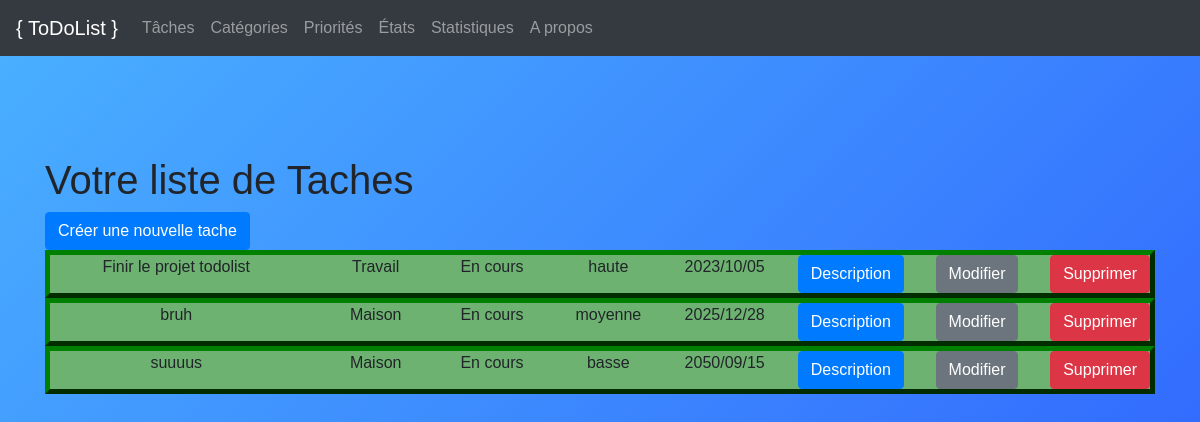
The page /afficher on the database as committed earlier.
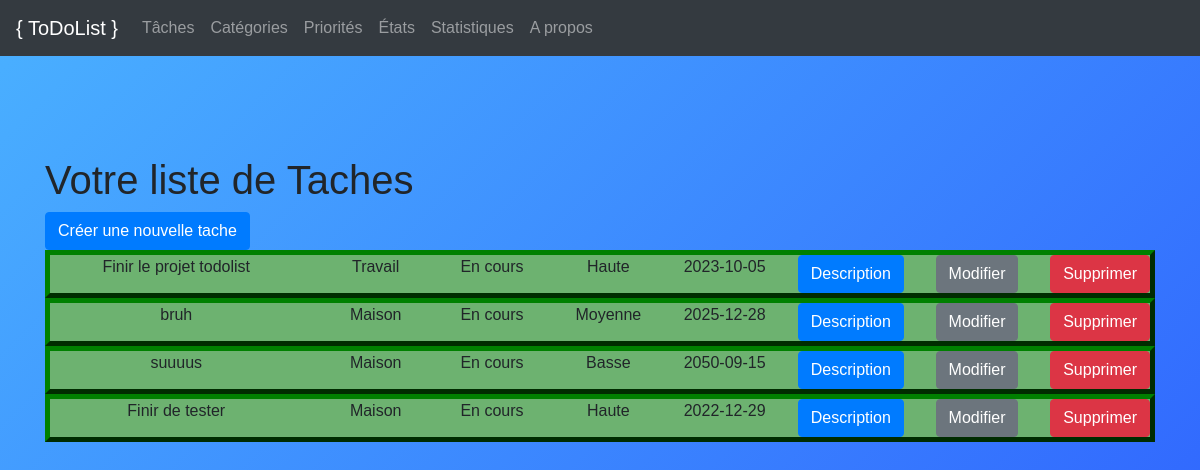
The same page on the database as committed later.
### tables this page shows
CREATE TABLE "Taches" (
	"idTache"	INTEGER PRIMARY KEY AUTOINCREMENT,
	"nom"	TEXT NOT NULL CHECK(length(nom)<=50),
	"description"	TEXT NOT NULL DEFAULT 'default',
	"idCategorie"	INTEGER,
	"idEtat"	INTEGER,
	"idPriorite"	INTEGER,
	"dateLimite"	TEXT NOT NULL,
	"dateFin"	TEXT,
	FOREIGN KEY("idCategorie") REFERENCES "Categorie"("idCategorie"),
	FOREIGN KEY("idEtat") REFERENCES "Etat"("idEtat"),
	FOREIGN KEY("idPriorite") REFERENCES "Priorite"("idPriorite")
);

CREATE TABLE "Categorie" (
	"idCategorie"	INTEGER PRIMARY KEY AUTOINCREMENT,
	"nom"	TEXT NOT NULL
);

CREATE TABLE "Etat" (
	"idEtat"	INTEGER PRIMARY KEY AUTOINCREMENT,
	"nom"	TEXT NOT NULL
);

CREATE TABLE "Priorite" (
	"idPriorite"	INTEGER PRIMARY KEY AUTOINCREMENT,
	"nom"	TEXT NOT NULL
);

### main.py (the view)
@app.route("/afficher")
def afficher():
    return render_template('afficher.html', taches=database.getTaches())

### Tache.py (called while the page is built)
    def getCategorie(self):
        return self.database.getCategories()[self.idCategorie-1]

    def getPriorite(self):
        return self.database.getPriorites()[self.idPriorite-1]

    def getEtat(self):
        return self.database.getEtats()[self.idEtat-1]

### bdd.py (called while the page is built)
    def getTaches(self, filtre=True):
        data = (self.cursor.execute("""
        SELECT *
        FROM Taches
        WHERE idEtat != 3
        """).fetchall()
                if filtre else
                self.cursor.execute("""
        SELECT *
        FROM Taches
        """).fetchall())
        return [Tache.Tache(*i, self) for i in data]

    def getCategories(self):
        return [i[0] for i in self.cursor.execute("""SELECT nom FROM Categorie""").fetchall()]

    def getEtats(self):
        return [i[0] for i in self.cursor.execute("""SELECT nom FROM Etat""").fetchall()]

    def getPriorites(self):
        return [i[0] for i in self.cursor.execute("""SELECT nom FROM Priorite""").fetchall()]

### templates/afficher.html (shortened to what this page needs)
{% extends "base.html" %}
{% block contenu %}
    <h1>Votre liste de Taches</h1>
    <a href="/nouvelle-tache"><button class="btn btn-primary">Créer une nouvelle tache</button></a>
    {% for tache in taches %}
        <div class="myDiv">
            <div class="row">
                <div class="col-3">
                    {{ tache.nom }}
                </div>
                <div class="col">
                    {{ tache.getCategorie() }}
                </div>
                <div class="col">
                    {{ tache.getEtat() }}
                </div>
                <div class="col">
                    {{ tache.getPriorite() }}
                </div>
                <div class="col">
                    {{ tache.dateLimite }}
                </div>
                <div class="col">
                    <button type="button" class="btn btn-primary" data-toggle="modal" data-target="#descriptionModal"
                            data-description="{{ tache.description }}">
                        Description
                    </button>
                </div>
                <div class="col">
                    <a href="/modifier-tache/{{ tache.idTache }}">
                        <button type="button" class="btn btn-secondary">Modifier</button>
                    </a>
                </div>
                <div class="col">
                        <button type="button" class="btn btn-danger" data-toggle="modal" data-target="#deletionModal" data-id="{{ tache.idTache }}">Supprimer</button>
                </div>
            </div>
        </div>
    {% endfor %}
{% endblock %}

### templates/base.html (shortened to what this page needs)
<!doctype html>
<html lang="fr">
<head>
    <link rel="stylesheet" href="{{ url_for('static', filename='css/Base.css') }}">
    <link rel="stylesheet" href="https://stackpath.bootstrapcdn.com/bootstrap/4.4.1/css/bootstrap.min.css"
>
</head>
<body>
<nav class="navbar navbar-expand-lg navbar-dark bg-dark">
    <a class="navbar-brand" href="/">{ ToDoList }</a>
    <div class="collapse navbar-collapse" id="navbarsExampleDefault">
        <ul class="navbar-nav mr-auto">
            <li class="nav-item">
                <a class="nav-link" href="/afficher">Tâches</a>
            </li>
            <li class="nav-item">
                <a class="nav-link" href="/categories">Catégories</a>
            </li>
            <li class="nav-item">
                <a class="nav-link" href="/priorites">Priorités</a>
            </li>
            <li class="nav-item">
                <a class="nav-link" href="/etats">États</a>
            </li>
            <li class="nav-item">
                <a class="nav-link" href="#">Statistiques</a>
            </li>
            <li class="nav-item">
                <a class="nav-link" href="#">A propos</a>
            </li>
        </ul>
    </div>
</nav>
<div aria-live="polite" aria-atomic="true" style="position: absolute; min-height: 200px; z-index: 2; width: 100%; pointer-events: none">
</div>
<div class="container" style="padding-top: 100px">
    {% block contenu %}
    {% endblock %}
    <br/>
</div>
</body>
</html>

### static/css/Base.css (style rules this page uses)
* { margin: 0; padding: 0; box-sizing: border-box; font-family: 'Poppins', sans-serif; }
body { width: 100%; height: 100vh; overflow: hidden; background: linear-gradient(135deg, #4AB1FF, #2D5CFE); autohide: false; }

### templates/base.html (style rules this page uses)
body { background-color: powderblue; }

### templates/afficher.html (style rules this page uses)
.myDiv { border: 5px outset green; background-color: #6DB270; text-align: center; }

Rows that differ between the two databases and show on the page:
changed Taches "Finir le projet todolist": getPriorite "haute" → "Haute"; dateLimite "2023/10/05" → "2023-10-05"
changed Taches "bruh": getPriorite "moyenne" → "Moyenne"; dateLimite "2025/12/28" → "2025-12-28"
changed Taches "suuuus": getPriorite "basse" → "Basse"; dateLimite "2050/09/15" → "2050-09-15"
added Taches: nom "Finir de tester", getCategorie "Maison", getEtat "En cours", getPriorite "Haute", dateLimite "2022-12-29"
